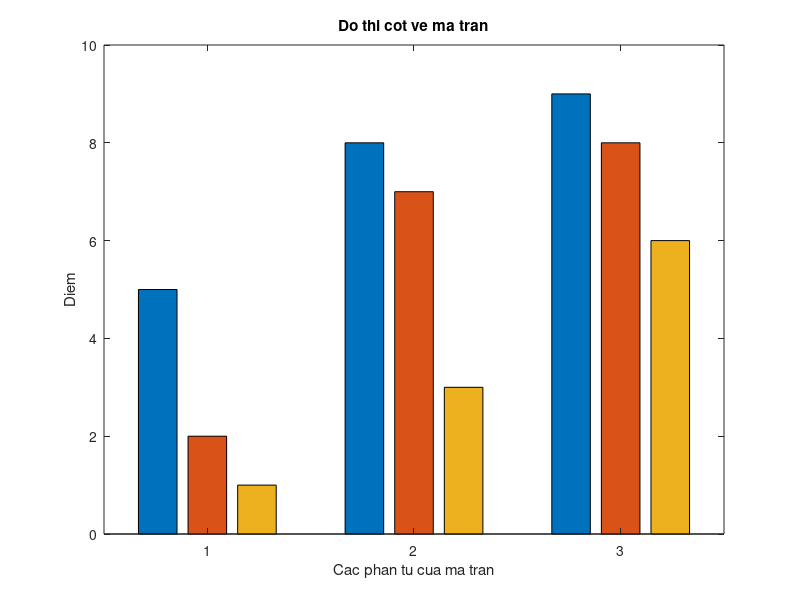

The MATLAB source for this figure:
clc
clear all
close all
A = [5 2 1; 8 7 3; 9 8 6]

bar(A)
xlabel('Cac phan tu cua ma tran')
ylabel('Diem')
title('Do thi cot ve ma tran')
        
